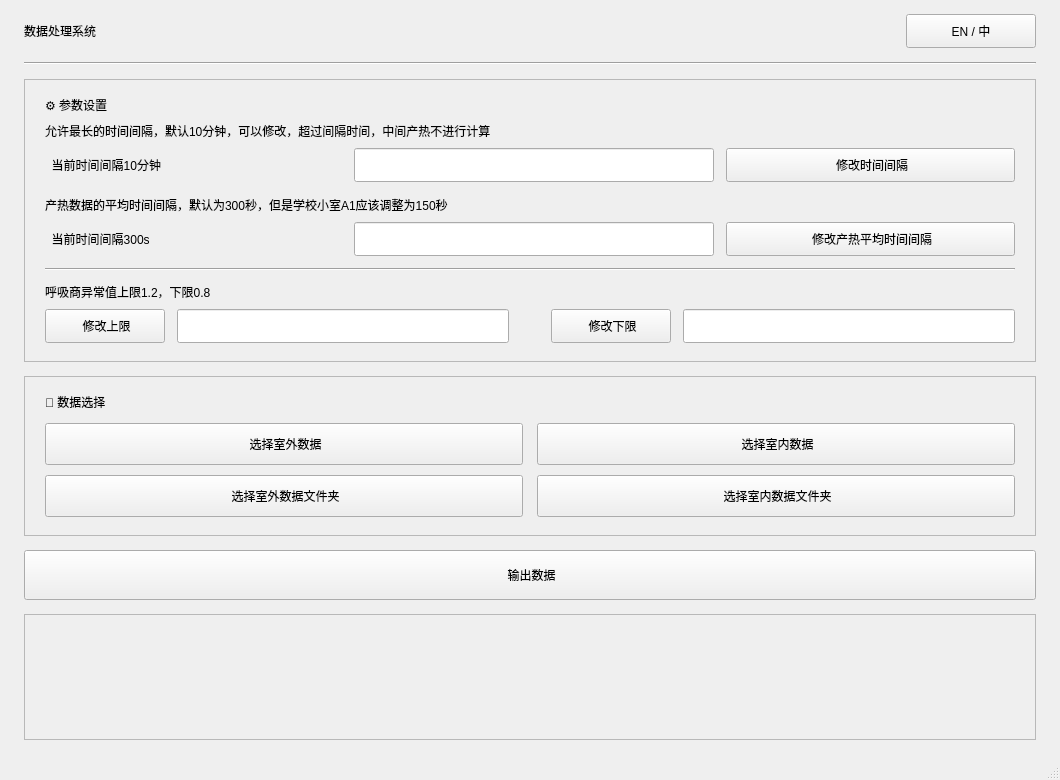
<?xml version="1.0" encoding="UTF-8"?>
<ui version="4.0">
 <class>MainWindow</class>
 <widget class="QMainWindow" name="MainWindow">
  <property name="geometry">
   <rect>
    <x>0</x>
    <y>0</y>
    <width>1060</width>
    <height>780</height>
   </rect>
  </property>
  <property name="minimumSize">
   <size>
    <width>1020</width>
    <height>720</height>
   </size>
  </property>
  <property name="windowTitle">
   <string>数据处理系统</string>
  </property>
  <widget class="QWidget" name="centralwidget">
   <layout class="QVBoxLayout" name="verticalLayout_main">
    <property name="leftMargin"><number>24</number></property>
    <property name="topMargin"><number>14</number></property>
    <property name="rightMargin"><number>24</number></property>
    <property name="bottomMargin"><number>18</number></property>
    <property name="spacing"><number>14</number></property>

    <!-- ========== 顶部标题栏 ========== -->
    <item>
     <layout class="QHBoxLayout" name="layout_titlebar">
      <property name="spacing"><number>12</number></property>
      <item>
       <widget class="QLabel" name="label_app_title">
        <property name="text"><string>数据处理系统</string></property>
       </widget>
      </item>
      <item>
       <spacer name="spacer_title">
        <property name="orientation"><enum>Qt::Horizontal</enum></property>
       </spacer>
      </item>
      <item>
       <widget class="QPushButton" name="pushButton_language">
        <property name="text"><string>EN / 中</string></property>
        <property name="minimumSize"><size><width>110</width><height>34</height></size></property>
        <property name="maximumSize"><size><width>130</width><height>34</height></size></property>
       </widget>
      </item>
     </layout>
    </item>

    <!-- ========== 顶部分割线 ========== -->
    <item>
     <widget class="QFrame" name="line_top">
      <property name="frameShape"><enum>QFrame::HLine</enum></property>
      <property name="frameShadow"><enum>QFrame::Sunken</enum></property>
     </widget>
    </item>

    <!-- ========== 参数设置卡片 ========== -->
    <item>
     <widget class="QFrame" name="frame_params">
      <property name="frameShape"><enum>QFrame::StyledPanel</enum></property>
      <layout class="QVBoxLayout" name="layout_params_outer">
       <property name="leftMargin"><number>20</number></property>
       <property name="topMargin"><number>16</number></property>
       <property name="rightMargin"><number>20</number></property>
       <property name="bottomMargin"><number>18</number></property>
       <property name="spacing"><number>8</number></property>

       <!-- 区块标题 -->
       <item>
        <widget class="QLabel" name="label_section_params">
         <property name="text"><string>⚙ 参数设置</string></property>
        </widget>
       </item>

       <!-- === 第一组：时间间隔 === -->
       <!-- 描述文字（独占一行，不会被截断） -->
       <item>
        <widget class="QLabel" name="label">
         <property name="text"><string>允许最长的时间间隔，默认10分钟，可以修改，超过间隔时间，中间产热不进行计算</string></property>
         <property name="wordWrap"><bool>true</bool></property>
        </widget>
       </item>
       <!-- 操作行：状态标签 + 输入框 + 按钮 -->
       <item>
        <layout class="QHBoxLayout" name="layout_jiange_row">
         <property name="spacing"><number>12</number></property>
         <item>
          <widget class="QLabel" name="label_jiange">
           <property name="text"><string>  当前时间间隔10分钟</string></property>
           <property name="minimumSize"><size><width>180</width><height>0</height></size></property>
          </widget>
         </item>
         <item>
          <spacer name="spacer_jiange">
           <property name="orientation"><enum>Qt::Horizontal</enum></property>
          </spacer>
         </item>
         <item>
          <widget class="QLineEdit" name="lineEdit_jiange">
           <property name="minimumSize"><size><width>240</width><height>34</height></size></property>
           <property name="maximumSize"><size><width>360</width><height>34</height></size></property>
          </widget>
         </item>
         <item>
          <widget class="QPushButton" name="pushButton_xiugai">
           <property name="text"><string> 修改时间间隔</string></property>
           <property name="minimumSize"><size><width>150</width><height>34</height></size></property>
          </widget>
         </item>
        </layout>
       </item>

       <!-- 间距 -->
       <item>
        <spacer name="spacer_gap1">
         <property name="orientation"><enum>Qt::Vertical</enum></property>
         <property name="sizeType"><enum>QSizePolicy::Fixed</enum></property>
         <property name="sizeHint" stdset="0"><size><width>0</width><height>6</height></size></property>
        </spacer>
       </item>

       <!-- === 第二组：产热平均时间间隔 === -->
       <item>
        <widget class="QLabel" name="label_2">
         <property name="text"><string>产热数据的平均时间间隔，默认为300秒，但是学校小室A1应该调整为150秒</string></property>
         <property name="wordWrap"><bool>true</bool></property>
        </widget>
       </item>
       <item>
        <layout class="QHBoxLayout" name="layout_pingjun_row">
         <property name="spacing"><number>12</number></property>
         <item>
          <widget class="QLabel" name="label_pingjun">
           <property name="text"><string>  当前时间间隔300s</string></property>
           <property name="minimumSize"><size><width>180</width><height>0</height></size></property>
          </widget>
         </item>
         <item>
          <spacer name="spacer_pingjun">
           <property name="orientation"><enum>Qt::Horizontal</enum></property>
          </spacer>
         </item>
         <item>
          <widget class="QLineEdit" name="lineEdit_pingjun">
           <property name="minimumSize"><size><width>240</width><height>34</height></size></property>
           <property name="maximumSize"><size><width>360</width><height>34</height></size></property>
          </widget>
         </item>
         <item>
          <widget class="QPushButton" name="pushButton_xiugaipingjun">
           <property name="text"><string> 修改产热平均时间间隔</string></property>
           <property name="minimumSize"><size><width>150</width><height>34</height></size></property>
          </widget>
         </item>
        </layout>
       </item>

       <!-- 分割线 -->
       <item>
        <spacer name="spacer_gap2">
         <property name="orientation"><enum>Qt::Vertical</enum></property>
         <property name="sizeType"><enum>QSizePolicy::Fixed</enum></property>
         <property name="sizeHint" stdset="0"><size><width>0</width><height>4</height></size></property>
        </spacer>
       </item>
       <item>
        <widget class="QFrame" name="line_params">
         <property name="frameShape"><enum>QFrame::HLine</enum></property>
         <property name="frameShadow"><enum>QFrame::Sunken</enum></property>
        </widget>
       </item>
       <item>
        <spacer name="spacer_gap3">
         <property name="orientation"><enum>Qt::Vertical</enum></property>
         <property name="sizeType"><enum>QSizePolicy::Fixed</enum></property>
         <property name="sizeHint" stdset="0"><size><width>0</width><height>4</height></size></property>
        </spacer>
       </item>

       <!-- === 第三组：呼吸商异常值 === -->
       <item>
        <widget class="QLabel" name="label_qshangxiaxian">
         <property name="text"><string>呼吸商异常值上限1.2，下限0.8</string></property>
        </widget>
       </item>

       <!-- 上限行 -->
       <item>
        <layout class="QHBoxLayout" name="layout_shangxian_row">
         <property name="spacing"><number>12</number></property>
         <item>
          <widget class="QPushButton" name="pushButton_qshangxian">
           <property name="text"><string> 修改上限</string></property>
           <property name="minimumSize"><size><width>120</width><height>34</height></size></property>
          </widget>
         </item>
         <item>
          <widget class="QLineEdit" name="lineEdit_qshangxian">
           <property name="minimumSize"><size><width>0</width><height>34</height></size></property>
          </widget>
         </item>
         <item>
          <spacer name="spacer_limit_mid">
           <property name="orientation"><enum>Qt::Horizontal</enum></property>
           <property name="sizeType"><enum>QSizePolicy::Fixed</enum></property>
           <property name="sizeHint" stdset="0"><size><width>30</width><height>0</height></size></property>
          </spacer>
         </item>
         <item>
          <widget class="QPushButton" name="pushButton_qxiaxian">
           <property name="text"><string> 修改下限</string></property>
           <property name="minimumSize"><size><width>120</width><height>34</height></size></property>
          </widget>
         </item>
         <item>
          <widget class="QLineEdit" name="lineEdit_qxiaxian">
           <property name="minimumSize"><size><width>0</width><height>34</height></size></property>
          </widget>
         </item>
        </layout>
       </item>

      </layout>
     </widget>
    </item>

    <!-- ========== 数据选择卡片 ========== -->
    <item>
     <widget class="QFrame" name="frame_data">
      <property name="frameShape"><enum>QFrame::StyledPanel</enum></property>
      <layout class="QVBoxLayout" name="layout_data_outer">
       <property name="leftMargin"><number>20</number></property>
       <property name="topMargin"><number>16</number></property>
       <property name="rightMargin"><number>20</number></property>
       <property name="bottomMargin"><number>18</number></property>
       <property name="spacing"><number>12</number></property>

       <item>
        <widget class="QLabel" name="label_section_data">
         <property name="text"><string>📂 数据选择</string></property>
        </widget>
       </item>

       <item>
        <layout class="QGridLayout" name="layout_data_grid">
         <property name="horizontalSpacing"><number>14</number></property>
         <property name="verticalSpacing"><number>10</number></property>
         <item row="0" column="0">
          <widget class="QPushButton" name="pushButton_selectsw">
           <property name="text"><string> 选择室外数据</string></property>
           <property name="minimumSize"><size><width>0</width><height>42</height></size></property>
          </widget>
         </item>
         <item row="0" column="1">
          <widget class="QPushButton" name="pushButton_selectsn">
           <property name="text"><string> 选择室内数据</string></property>
           <property name="minimumSize"><size><width>0</width><height>42</height></size></property>
          </widget>
         </item>
         <item row="1" column="0">
          <widget class="QPushButton" name="pushButton_selectswall">
           <property name="text"><string> 选择室外数据文件夹</string></property>
           <property name="minimumSize"><size><width>0</width><height>42</height></size></property>
          </widget>
         </item>
         <item row="1" column="1">
          <widget class="QPushButton" name="pushButton_selectsnall">
           <property name="text"><string> 选择室内数据文件夹</string></property>
           <property name="minimumSize"><size><width>0</width><height>42</height></size></property>
          </widget>
         </item>
        </layout>
       </item>
      </layout>
     </widget>
    </item>

    <!-- ========== 输出按钮 ========== -->
    <item>
     <widget class="QPushButton" name="pushButton">
      <property name="text"><string> 输出数据</string></property>
      <property name="minimumSize"><size><width>0</width><height>50</height></size></property>
     </widget>
    </item>

    <!-- ========== 日志/提示滚动区域 ========== -->
    <item>
     <widget class="QScrollArea" name="scrollArea_tishi">
      <property name="minimumSize"><size><width>0</width><height>110</height></size></property>
      <property name="widgetResizable"><bool>true</bool></property>
      <widget class="QWidget" name="scrollAreaWidgetContents">
       <property name="geometry">
        <rect><x>0</x><y>0</y><width>1008</width><height>108</height></rect>
       </property>
      </widget>
     </widget>
    </item>

   </layout>
  </widget>
  <widget class="QMenuBar" name="menubar">
   <property name="geometry">
    <rect><x>0</x><y>0</y><width>1060</width><height>22</height></rect>
   </property>
  </widget>
  <widget class="QStatusBar" name="statusbar"/>
 </widget>
 <resources/>
 <connections/>
</ui>
